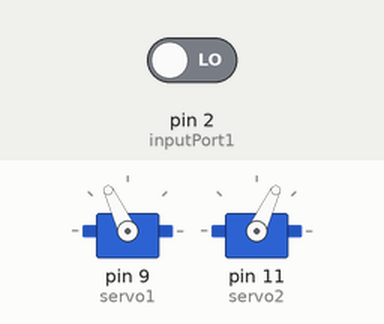
The sketch below on a simulated Arduino Uno, built with avr-gcc and run on an emulated ATmega328P. Parts: 2 × servo. The test bench sets the inputs (shaded band); at power-on: pin 2 (inputPort1) LOW.

Above: at 1.2 s.
1.3 s: pin 2 (inputPort1) driven HIGH
At 1.7 s:
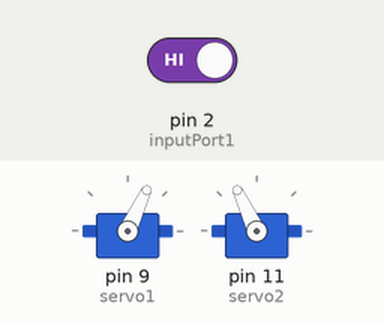
2.8 s: pin 2 (inputPort1) driven LOW
At 4.0 s:
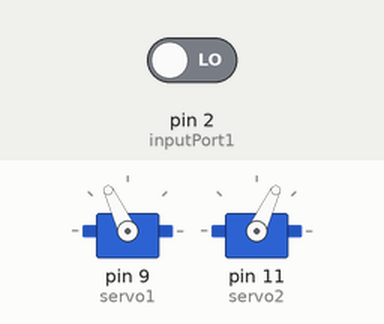
Timing chart, 0 to 5.8 s (numbered marks = the images above; inputs shaded):
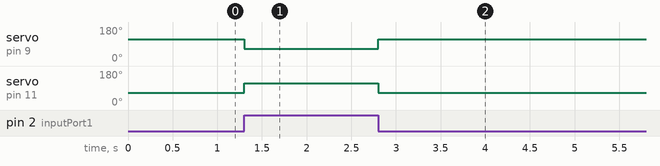

Measured:
- after the input at 1.3 s, servo on pin 9 (servo1): 115° → 65° at once; servo on pin 11 (servo2): 65° → 115° at once
- after the input at 2.8 s, servo on pin 9 (servo1): 65° → 115° at once; servo on pin 11 (servo2): 115° → 65° at once

The sketch:

sketch_sep27b.ino
```cpp
#include <Servo.h>

Servo myservo1;  // create servo object to control a servo
Servo myservo2;  // create servo object to control a servo
int inputPort1 = 2;
int inputPort2 = 3;
int servo1 = 9;
int servo2 = 11;

int currentAngle1 = 90;
int targetAngle1 = 90;

int currentAngle2 = 90;
int targetAngle2 = 90;


void setup()
{
  myservo1.attach(servo1);  // attaches the servo on pin 2 to the servo object
  myservo2.attach(servo2);
   pinMode(inputPort1, INPUT);
   pinMode(inputPort2, INPUT);

}


void loop()
{
  //val = analogRead(potpin);            // reads the value of the potentiometer (value between 0 and 1023)
  //val = map(val, 0, 1023, 0, 179);     // scale it to use it with the servo (value between 0 and 180)
                 // sets the servo position according to the scaled value
 // Serial.println(currentAngle1);
  if(digitalRead(inputPort1))
  {
    currentAngle1 = 65;
    currentAngle2 = 115;
   // Serial.println(currentAngle1);
  }
  else
  {
    currentAngle1 = 115;
     currentAngle2 = 65;
     //Serial.println(currentAngle1);
  }

  myservo1.write(currentAngle1);
  myservo2.write(currentAngle2);

}
```
